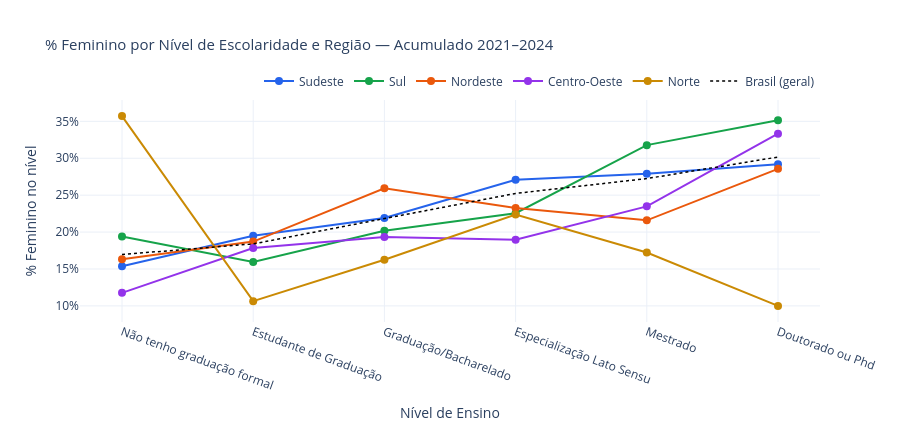

The code cell stored with this chart in its notebook:
### Markdown cell above
---
## G-R6 — Escolaridade × Região × Gênero
> % feminino dentro de cada nível de ensino por região.

### Code cell
df_esc = df_reg.dropna(subset=['nivel_ensino'])

fig = go.Figure()

for regiao in REGIOES:
    sub = df_esc[df_esc['regiao'] == regiao]
    pct = pct_feminino_por_grupo(sub, 'nivel_ensino').reindex(NIVEL_ENSINO_ORDEM)

    fig.add_trace(go.Scatter(
        x=NIVEL_ENSINO_ORDEM,
        y=pct.values,
        mode='lines+markers',
        name=regiao,
        line=dict(color=CORES_REGIAO[regiao], width=2),
        marker=dict(size=8),
    ))

# Referência geral
pct_geral = pct_feminino_por_grupo(df_esc, 'nivel_ensino').reindex(NIVEL_ENSINO_ORDEM)
fig.add_trace(go.Scatter(
    x=NIVEL_ENSINO_ORDEM, y=pct_geral.values,
    mode='lines', name='Brasil (geral)',
    line=dict(color='black', width=1.5, dash='dot'),
))

fig = layout_padrao(fig, '% Feminino por Nível de Escolaridade e Região — Acumulado 2021–2024', height=430)
fig.update_yaxes(ticksuffix='%', title_text='% Feminino no nível')
fig.update_xaxes(tickangle=20, title_text='Nível de Ensino')
fig.show()

### Figure 1 — Plotly figure (JSON) as saved in the notebook; plotly's stock layout.template omitted (floating-point values rounded to 4 significant figures)
{"data": [{"line": {"color": "#2563EB", "width": 2}, "marker": {"size": 8}, "mode": "lines+markers", "name": "Sudeste", "type": "scatter", "x": ["Não tenho graduação formal", "Estudante de Graduação", "Graduação/Bacharelado", "Especialização Lato Sensu", "Mestrado", "Doutorado ou Phd"], "y": [15.38, 19.5, 21.91, 27.09, 27.92, 29.2]}, {"line": {"color": "#16A34A", "width": 2}, "marker": {"size": 8}, "mode": "lines+markers", "name": "Sul", "type": "scatter", "x": ["Não tenho graduação formal", "Estudante de Graduação", "Graduação/Bacharelado", "Especialização Lato Sensu", "Mestrado", "Doutorado ou Phd"], "y": [19.4, 15.95, 20.17, 22.56, 31.78, 35.16]}, {"line": {"color": "#EA580C", "width": 2}, "marker": {"size": 8}, "mode": "lines+markers", "name": "Nordeste", "type": "scatter", "x": ["Não tenho graduação formal", "Estudante de Graduação", "Graduação/Bacharelado", "Especialização Lato Sensu", "Mestrado", "Doutorado ou Phd"], "y": [16.33, 18.72, 25.93, 23.26, 21.59, 28.57]}, {"line": {"color": "#9333EA", "width": 2}, "marker": {"size": 8}, "mode": "lines+markers", "name": "Centro-Oeste", "type": "scatter", "x": ["Não tenho graduação formal", "Estudante de Graduação", "Graduação/Bacharelado", "Especialização Lato Sensu", "Mestrado", "Doutorado ou Phd"], "y": [11.76, 17.83, 19.34, 18.96, 23.48, 33.33]}, {"line": {"color": "#CA8A04", "width": 2}, "marker": {"size": 8}, "mode": "lines+markers", "name": "Norte", "type": "scatter", "x": ["Não tenho graduação formal", "Estudante de Graduação", "Graduação/Bacharelado", "Especialização Lato Sensu", "Mestrado", "Doutorado ou Phd"], "y": [35.71, 10.64, 16.25, 22.37, 17.24, 10]}, {"line": {"color": "black", "dash": "dot", "width": 1.5}, "mode": "lines", "name": "Brasil (geral)", "type": "scatter", "x": ["Não tenho graduação formal", "Estudante de Graduação", "Graduação/Bacharelado", "Especialização Lato Sensu", "Mestrado", "Doutorado ou Phd"], "y": [16.96, 18.4, 21.83, 25.24, 27.25, 30.17]}], "layout": {"height": 430, "legend": {"orientation": "h", "x": 1, "xanchor": "right", "y": 1.02, "yanchor": "bottom"}, "title": {"font": {"size": 15}, "text": "% Feminino por Nível de Escolaridade e Região — Acumulado 2021–2024"}, "xaxis": {"tickangle": 20, "title": {"text": "Nível de Ensino"}}, "yaxis": {"ticksuffix": "%", "title": {"text": "% Feminino no nível"}}}}
